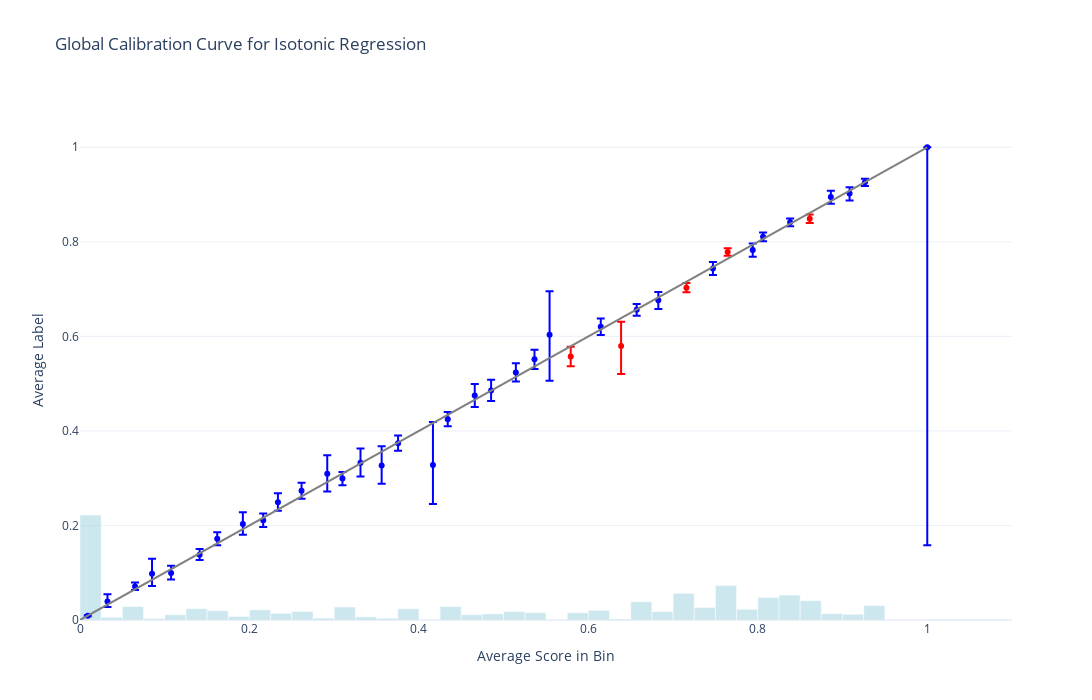

Notebook cell for this chart:
### Code cell
plotting.plot_global_calibration_curve(
    data=test_df,
    score_col=IR_SCORE_COL,
    label_col=LABEL_COLUMN,
    num_bins=40,
).update_layout(title=f"Global Calibration Curve for Isotonic Regression", width=1200, height=700)
